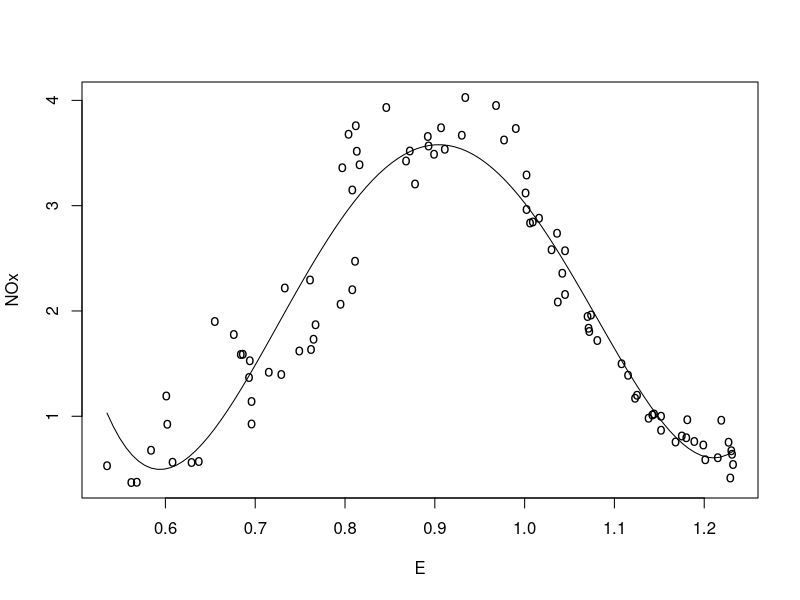

Generate this figure with R:
library(locfit)


### Name: none
### Title: Locfit Evaluation Structure
### Aliases: none
### Keywords: smooth

### ** Examples

data(ethanol, package="locfit")
# fit a fourth degree polynomial using locfit
fit <- locfit(NOx~E,data=ethanol,deg=4,ev=none())
plot(fit,get.data=TRUE)
